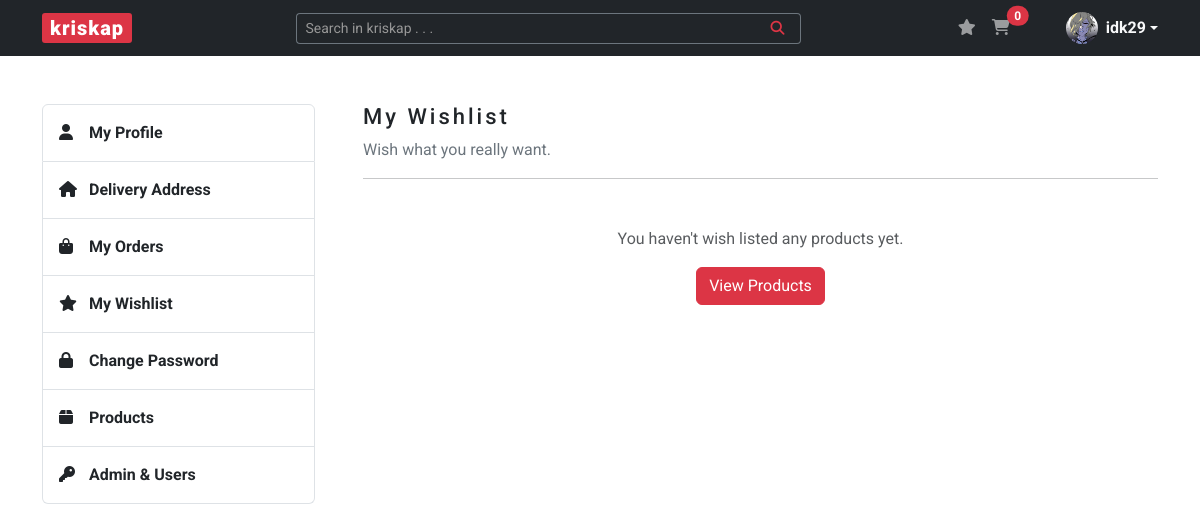
Before: /wishlist (signed in) with the older database file.
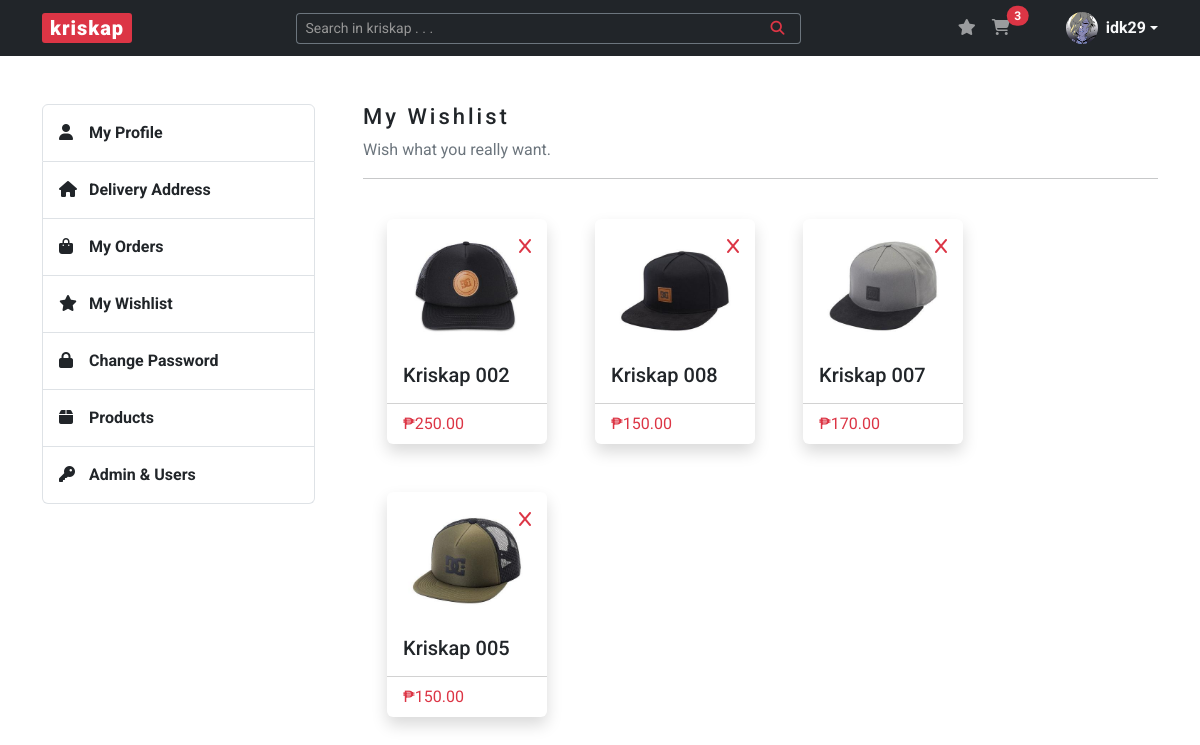
After: the same page with the newer database file.
### kriskap/models.py (models this page shows)
class Wishlist(db.Model):
    __tablename__ = "wishlists"
    id = db.Column(db.Integer, primary_key=True)
    buyer_id = db.Column(db.Integer, db.ForeignKey("users.id"))
    wisher = relationship("User", back_populates="wishlists")
    product_id = db.Column(db.Integer, db.ForeignKey("products.id"))
    parent_product = relationship("Product", back_populates="wishlists")

class Product(db.Model):
    __tablename__ = "products"
    id = db.Column(db.Integer, primary_key=True)
    stripe_price = db.Column(db.String(60), unique=True, nullable=False)
    name = db.Column(db.String(60), unique=True, nullable=False)
    stock = db.Column(db.Integer, nullable=False)
    price = db.Column(db.Integer, nullable=False)
    image_file = db.Column(db.String(250), nullable=False)
    carts = relationship("Cart", back_populates="parent_product")
    wishlists = relationship("Wishlist", back_populates="parent_product")
    orders = relationship("Order", back_populates="parent_product")

### kriskap/wishlist/routes.py (the view)
@wishlists.route("/wishlist")
@login_required
def wishlist():
    wishlists = Wishlist.query.filter_by(buyer_id=current_user.id).all()
    return render_template("wishlist.html", title="Wishlist", wishlists=wishlists)

### kriskap/models.py (called while the page is built)
@login_manager.user_loader
def load_user(user_id):
    return User.query.get(int(user_id))

### kriskap/templates/wishlist.html
{% extends "base.html" %}
{% block content %}
    <section id="section-wishlist" class="content-section mb-5">
        <div class="row justify-content-between">
            {% include "aside.html" %}
            <div class="col-lg-9 ps-lg-5">
                <h3>My Wishlist</h3>
                <p class="text-secondary">Wish what you really want.</p>
                <hr>
                {% if current_user.wishlists %}
                <div class="d-flex flex-row flex-wrap justify-content-start">
                    {% for wishlist in wishlists %}
                    <div class="card border-0 m-4 shadow position-relative" style="width: 10rem;">
                        <div class="card-body the-product">
                            <a href="{{ url_for('wishlists.remove_wishlist', wishlist_id=wishlist.id) }}" class="nav-link position-absolute top-0 end-0 m-3">
                                <i class="fa-solid fa-x text-danger"></i>
                            </a>
                            <a href="{{ url_for('carts.view_product', product_id=wishlist.parent_product.id) }}">
                                <img src="{{ url_for('static', filename='img/product_pics/' + wishlist.parent_product.image_file ) }}" class="card-img-top" alt="{{ wishlist.parent_product.name }}-Image">
                                <h5 class="card-title mb-0">{{ wishlist.parent_product.name }}</h5>
                            </a>
                        </div>
                        <div class="card-footer bg-transparent">
                            <p class="card-text text-danger">{{ "₱{:,.2f}".format(wishlist.parent_product.price) }}</p>
                        </div>
                    </div>
                    {% endfor %}
                </div>
                {% else %}
                <div class="text-center mt-5">
                    <p class="text-muted">You haven't wish listed any products yet.</p>
                    <a href="{{ url_for('main.home') }}" class="btn btn-danger">View Products</a>
                </div>
                {% endif %}
            </div>
        </div>
    </section>
{% endblock %}

### kriskap/templates/base.html (shortened to what this page needs)
<!DOCTYPE html>
<html lang="en">
<head>
    <link rel="stylesheet" href="https://cdn.jsdelivr.net/npm/bootstrap@5.3.0-alpha1/dist/css/bootstrap.min.css">
    <link rel="stylesheet" href="{{ url_for('static', filename='css/styles.css') }}">
</head>
<body>
    <header>
        <nav class="navbar navbar-expand-lg navbar-dark bg-dark">
            <div class="container">
                <a class="navbar-brand px-2 py-0" href="{{ url_for('main.home') }}">kriskap</a>
                <div class="collapse navbar-collapse" id="navbarSupportedContent">
                    <form method="POST" action="{{ url_for('products.search_product') }}" class="d-flex ms-auto form-search w-50" role="search">
                        <div class="input-group input-group-sm">
                            <input name="search-product" type="text" class="form-control text-bg-dark border-secondary border-end-0" placeholder="Search in kriskap . . ." aria-label="Search in kriskap . . ." aria-describedby="button-addon">
                            <button class="btn btn-outline-danger border-start-0 border-secondary" type="submit" id="button-addon"><i class="fa-solid fa-magnifying-glass px-2"></i></button>
                        </div>
                    </form>
                    <ul class="navbar-nav ms-auto mb-2 mb-lg-0 notification-cart">
                        <li class="nav-item">
                            <a href="{{ url_for('wishlists.wishlist') }}" class="nav-link d-inline-block">
                                <i class="fa-solid fa-star"></i>
                            </a>
                        </li>
                        <li class="nav-item me-5">
                            <a href="{{ url_for('carts.cart') }}" class="nav-link position-relative d-inline-block">
                                <i class="fa-solid fa-cart-shopping"></i>
                                {% if current_user.is_authenticated %}
                                    <span id="cartTotal" class="position-absolute start-100 translate-middle badge rounded-pill bg-danger">
                                        {% set items = [] %}
                                        {{ items | sum }}
                                    </span>
                                {% endif %}
                            </a>
                        </li>
                        {% if current_user.is_authenticated %}
                        <li class="dropdown d-flex align-items-center">
                            <a href="#" class="d-flex align-items-center text-light text-decoration-none dropdown-toggle" data-bs-toggle="dropdown" aria-expanded="false">
                                <img src="{{ url_for('static', filename='img/profile_pics/' + current_user.image_file) }}" alt="" width="32" height="32" class="rounded-circle me-2">
                                <strong>{{ current_user.username }}</strong>
                            </a>
                        </li>
                        {% endif %}
                    </ul>
                </div>
            </div>
        </nav>
    </header>
    <main class="container mt-5">
        {% block content %} {% endblock %}
    </main>
</body>
</html>

Changed rows visible on the page:
added Wishlist: image_file (picture), parent_product.name "Kriskap 002"
now on this page (row edited): Product: parent_product.price "₱250.00"
added Wishlist: image_file (picture), parent_product.name "Kriskap 008"
added Product: parent_product.price "₱150.00"
added Wishlist: image_file (picture), parent_product.name "Kriskap 007"
added Product: parent_product.price "₱170.00"
added Wishlist: image_file (picture), parent_product.name "Kriskap 005"
added Product: parent_product.price "₱150.00"
Other visible differences:
{{ items | sum }}: "0" → "3"
text no longer shown: "You haven't wish listed any products yet. View Products"
